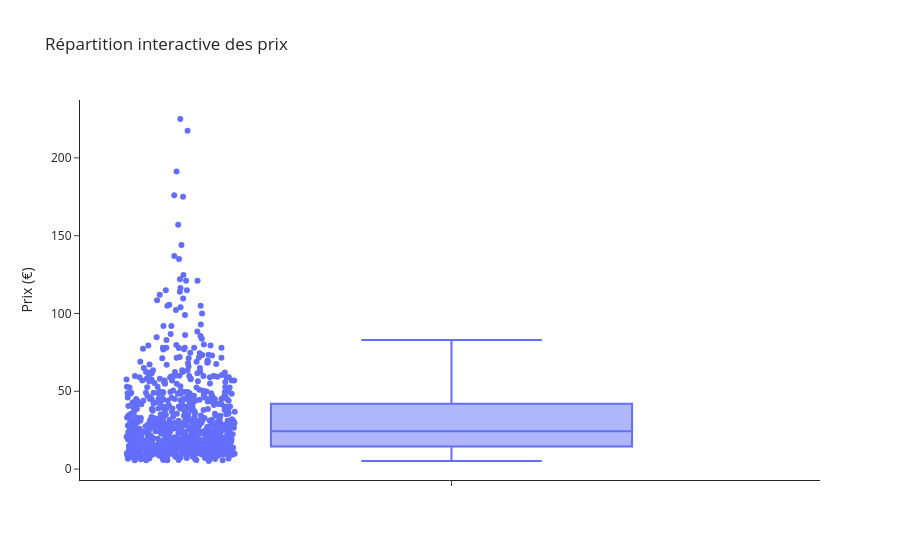

Notebook code for this chart:
### Markdown cell above
La distribution des prix montre que la majorité des produits est concentrée dans une plage relativement restreinte. La médiane se situe autour de 30 €, ce qui confirme que la majorité des articles sont positionnés sur une gamme accessible. Les quartiles (Q1 et Q3) indiquent que 50 % des prix se trouvent approximativement entre 20 € et 40 €, traduisant une certaine homogénéité tarifaire sur la majorité du catalogue

Cependant, plusieurs points isolés apparaissent au-delà des moustaches. Ces outliers correspondent à des produits dont le prix est nettement supérieur au reste, parfois au-delà de 100 €. Ils peuvent s’expliquer par la présence de références premium, d’éditions limitées, ou au contraire par des anomalies de saisie dans les données

En conclusion, l’analyse met en évidence une base de prix relativement stable (20–40 €), accompagnée d’un petit nombre d’articles atypiques dont il serait pertinent de vérifier la cohérence (produits spécifiques vs erreurs de données)

### Code cell
#Autre méthode avec plotly express

fig = px.box(df_final, y="price",
             title="Répartition interactive des prix",
             points="all",
             labels={"price": "Prix (€)"})
fig.update_layout(template="simple_white")
fig.show()

### Figure 1 — Plotly figure (JSON) as saved in the notebook; plotly's stock layout.template omitted (floating-point values rounded to 4 significant figures; data arrays with more than 128 entries replaced by an {"elided": "..."} marker saying what was removed)
{"data": [{"alignmentgroup": "True", "boxpoints": "all", "hovertemplate": "Prix (€)=%{y}<extra></extra>", "legendgroup": "", "marker": {"color": "#636efa"}, "name": "", "notched": false, "offsetgroup": "", "orientation": "v", "showlegend": false, "type": "box", "x0": " ", "xaxis": "x", "y": {"elided": "825 float values"}, "y0": " ", "yaxis": "y"}], "layout": {"boxmode": "group", "legend": {"tracegroupgap": 0}, "title": {"text": "Répartition interactive des prix"}, "xaxis": {"anchor": "y", "domain": [0, 1]}, "yaxis": {"anchor": "x", "domain": [0, 1], "title": {"text": "Prix (€)"}}}}
